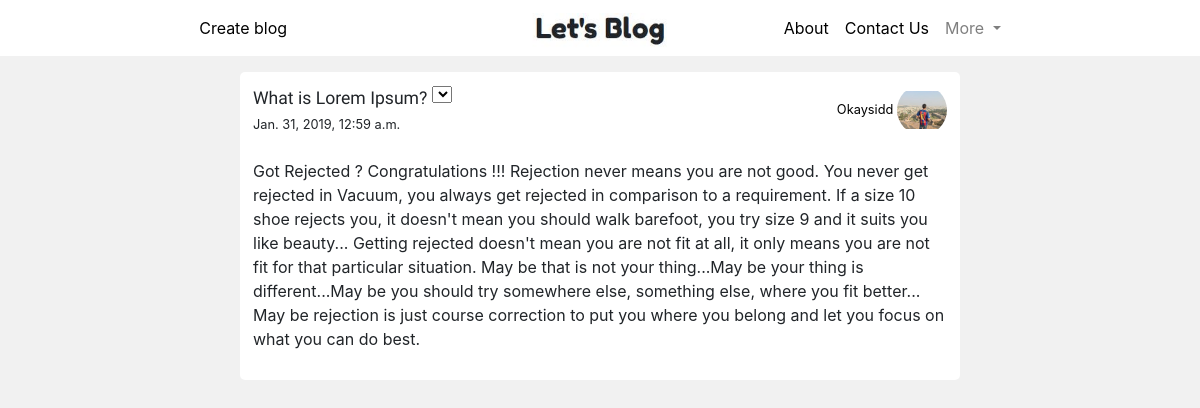
The app's page /post/11/ (signed in) with its own data.
### blogs_app/models.py (models this page shows, shortened)
class Post_model(models.Model):
    author = models.ForeignKey(Author_model, on_delete=models.CASCADE)
    title_original = models.CharField(max_length=200)
    title_edited = models.CharField(max_length=200, blank=True, null=True)
    body_original = models.TextField()
    body_edited = models.TextField(blank=True, null=True)
    created_on = models.DateTimeField(auto_now_add=True)
    published_on = models.DateTimeField(blank=True, null=True)
    modified_on = models.DateTimeField(blank=True, null=True)

### users_app/models.py (models this page shows, shortened)
class Author_model(models.Model):
    author_name = models.OneToOneField(User, on_delete=models.CASCADE, primary_key=True)
    git = models.URLField(max_length=128, blank=True)
    profile_pic = models.ImageField(default='default.jpeg', upload_to='profile_pics')
    def __str__(self):
        return str(self.author_name)

### blogs_app/views.py (the view)
# urls.py: path('post/<int:pk>/', DetailPostView.as_view(), name="post"),
class DetailPostView(LoginRequiredMixin, DetailView):
    login_url = '/login/'
    redirect_field_name = 'next'
    model = Post_model
    fields = ['title_original', 'body_original', 'created_on', 'author']
    def get_context_data(self, **kwargs):
        context = super().get_context_data(**kwargs)
        author = Author_model.objects.filter(post_model=get_object_or_404(Post_model, id=self.kwargs['pk']))[0].author_name
        context['title'] = 'Post by ' + str(author)
        profile_pic = Author_model.objects.filter(author_name=self.request.user)[0].profile_pic
        context['profile_pic'] = profile_pic
        return context

### blogs_app/templates/blogs_app/post_model_detail.html (shortened to what this page needs)
{% extends 'system_app/base.html' %}
{% block base_body_block %}
{% load staticfiles %}
<link rel="stylesheet" href="{% static 'blogs_app/post_model_detail.css' %}">
<br><br>
<div class="container post-complete">
<div class="row ">
  <div class="col-md-8">
      <span class="post-title">{{ post_model.title_original }}</span>
      {% if post_model.author.author_name == user %}
        <select class="edit-post" onchange="location = this.value;">
          <option value=""></option>
          <option value="{% url 'blogs:edit-post' pk=post_model.pk %}">Edit Post&nbsp</option>
        </select>
      {% endif %}
      <br>
      <small>{{ post_model.created_on }}</small>
  </div>
  <div class="col-md-4">
      <span class="author-name">
          <a class="black-href" href="{% url 'users:view-profile' pk=post_model.author.pk %}">
              <small>
                  {{ post_model.author|title}}
              </small>
              <img class="profile-pic" src="{{ post_model.author.profile_pic.url }}" alt="no image found">
          </a>
      </span>
  </div>
  </div><br>
  <p><span class="postarea">{{ post_model.body_original }}</span></p>
</div>
{% endblock %}

### blogs_app/static/blogs_app/post_model_detail.css (style rules this page uses)
.post-complete { background-color: white; padding: 13px; border-radius: 5px; }
body { background-color: #f1f1f1; }
.container { width: 60%; }
.author-name { float: right; }
.post-title { font-family: 'Expletus Sans', cursive; font-size: 1.1em; }
.black-href { color: black; }
.edit-post { width: 20px; height: 17px; }
.profile-pic { width: 50px; height: 50px; border-radius: 50%; object-fit: contain; }

### records on screen
Post_model: title_original "What is Lorem Ipsum?", created_on "Jan. 31, 2019, 12:59 a.m.", author "Okaysidd", author.profile_pic (picture), body_original "Got Rejected ? Congratulations !!! Rejection never means you are not good. You never get rejected in Vacuum, you always get rejected in comparison to a requirement. If a size 10 shoe rejects you, it doesn't mean you should walk barefoot, you try size 9 and it suits you like beauty... Getting rejected doesn't mean you are not fit at all, it only means you are not fit for that particular situation. May be that is not your thing...May be your thing is different...May be you should try somewhere else, something else, where you fit better... May be rejection is just course correction to put you where you belong and let you focus on what you can do best."
